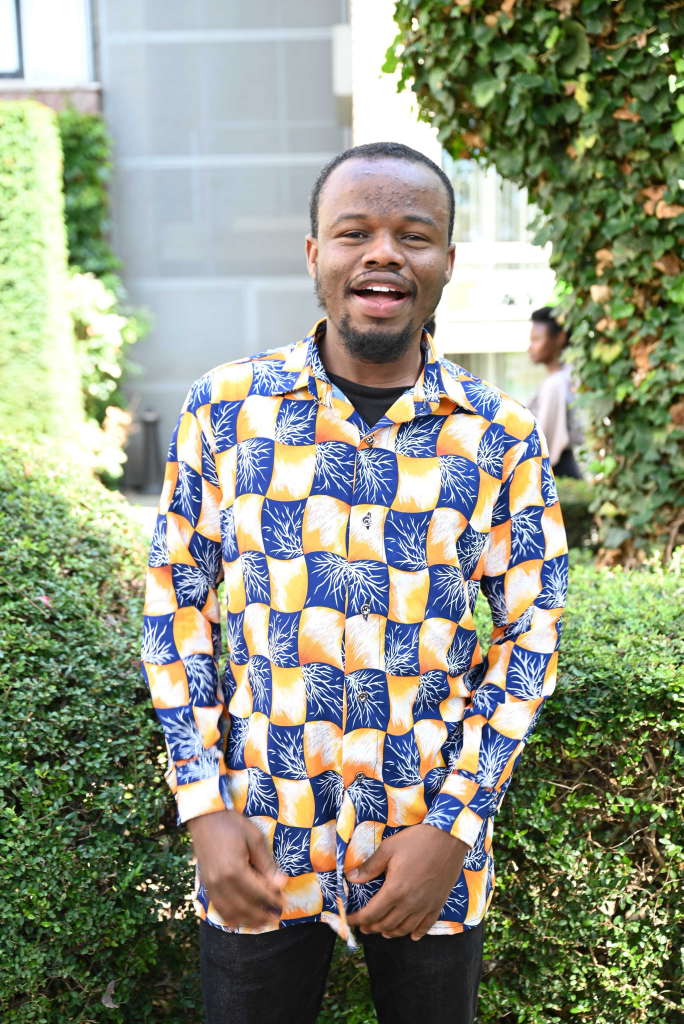
#> input picture me.jpg, 3417 x 5120 px, found by its file name (shown at 1/5 size)
$ python hsv_color_space.py
#> lines starting #> are read from the running program, lines starting #| are printed output that depends on the picture; after the words box and inside, x2 and y2 are one past the last pixel; in counts of white or black regions, pixels touching at a corner belong together
import cv2 as cv
import os
import numpy as np
import matplotlib.pyplot as plt

def hsvColorSegmentation():
    # [4 lines of commented-out code are left out]
    resize = cv.imread("C:/Users/Administrator/Documents/vs_code/computer_vision/opencv_intro/opencv_intro/opencv_intro/me.jpg")
#> resize is the input picture: shape (5120, 3417, 3); mean B, G, R 129.9, 148.7, 142.4
    img = cv.resize(resize,(342,512))
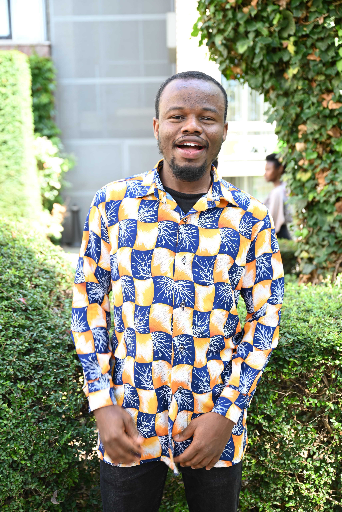
#> img: shape (512, 342, 3); mean B, G, R 129.9, 148.7, 142.4
    imgRBG = cv.cvtColor(img, cv.COLOR_BGR2GRAY)
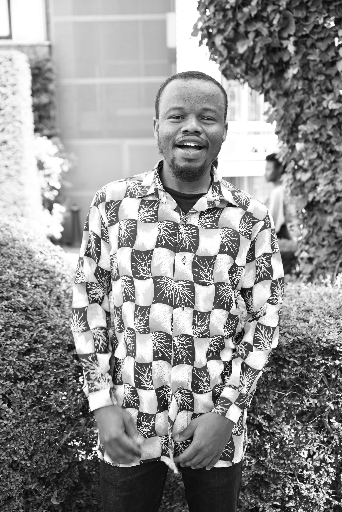
#> imgRBG: shape (512, 342); min 4, max 255, mean 144.6

    hsv = cv.cvtColor(img, cv.COLOR_BGR2HSV)
#> hsv: shape (512, 342, 3); mean H, S, V 55.2, 87.5, 163.6
    lowerBound = np.array([0,0,50])
    upperBound = np.array([50,120,100])
    mask = cv.inRange(hsv,lowerBound,upperBound)
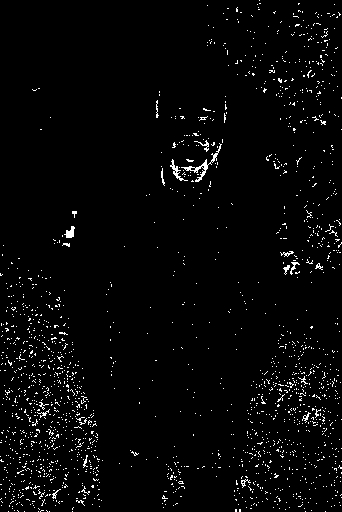
#> mask: shape (512, 342); 2.7% white in thin lines or dots

    cv.imshow('jiggy', mask)
    cv.waitKey(0)

    plt.figure()
    plt.imshow(imgRBG)
    plt.show()

    debug = 1

if __name__ =='__main__':
    hsvColorSegmentation()

$ run again, with 530610929_1078384944408029_1369117244780605595_n (1).jpg copied over me.jpg
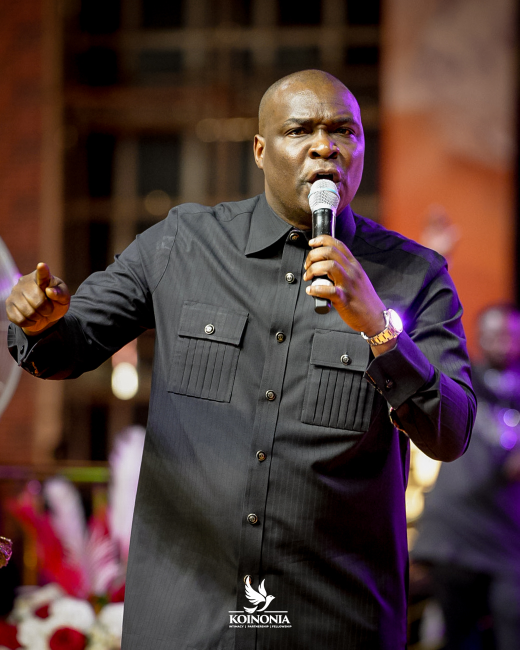
#> input picture 530610929_1078384944408029_1369117244780605595_n (1).jpg, 1039 x 1299 px, found by its file name (shown at 1/2 size)
#> in hsvColorSegmentation, resize is the input picture: shape (1299, 1039, 3); mean B, G, R 54.5, 57.6, 80.5
#> in hsvColorSegmentation, `imgRBG = cv.cvtColor(img, cv.COLOR_BGR2GRAY)`:
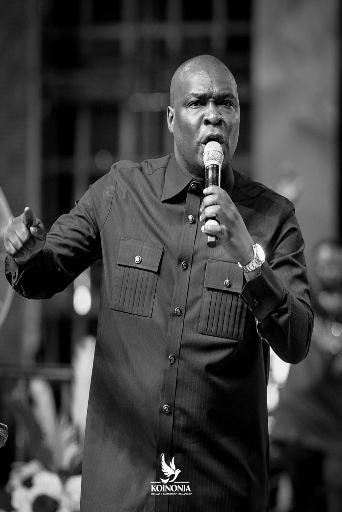
#> imgRBG: shape (512, 342); min 0, max 255, mean 64
#> hsv: shape (512, 342, 3); mean H, S, V 55.2, 115.2, 83.1
#> in hsvColorSegmentation, `mask = cv.inRange(hsv,lowerBound,upperBound)`:
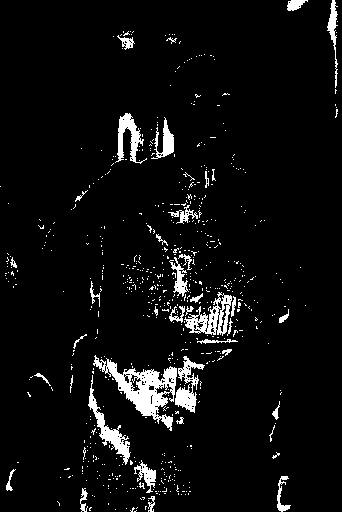
#> mask: shape (512, 342); 5.5% white; 657 white regions (616 under 20 px), largest, box (x1, y1, x2, y2) and area: (93, 355, 177, 431) 2066, (184, 292, 232, 336) 848, (88, 375, 131, 465) 784

$ run again, with 536283686_1087082003538323_3867098083816194939_n.jpg copied over me.jpg
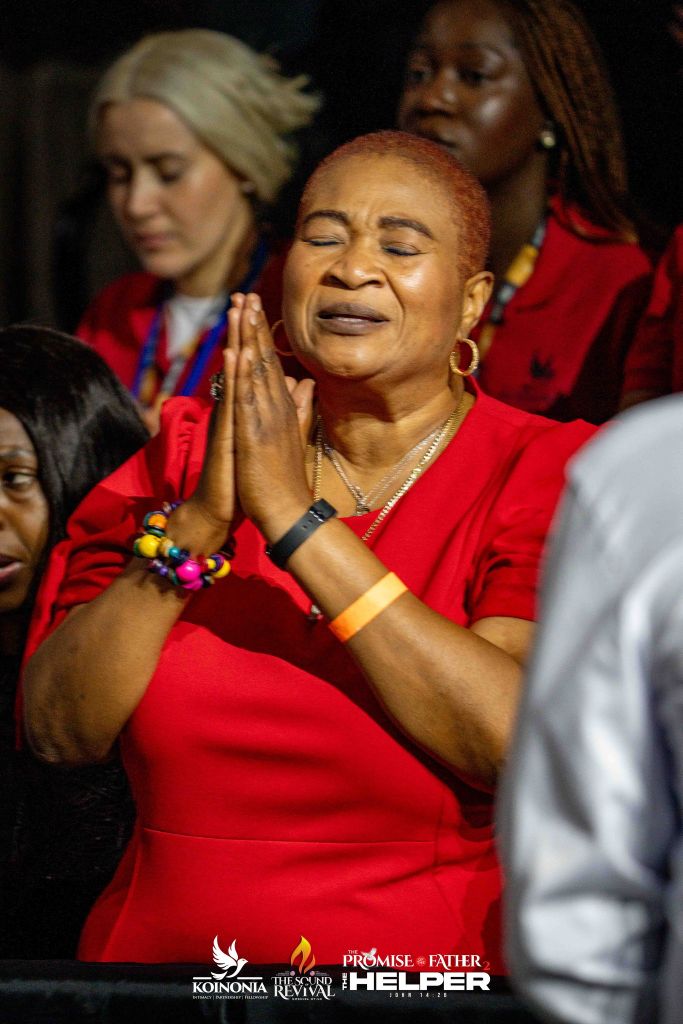
#> input picture 536283686_1087082003538323_3867098083816194939_n.jpg, 1365 x 2048 px, found by its file name (shown at 1/2 size)
#> in hsvColorSegmentation, resize is the input picture: shape (2048, 1365, 3); mean B, G, R 44.1, 52.4, 110.5
#> in hsvColorSegmentation, `imgRBG = cv.cvtColor(img, cv.COLOR_BGR2GRAY)`:
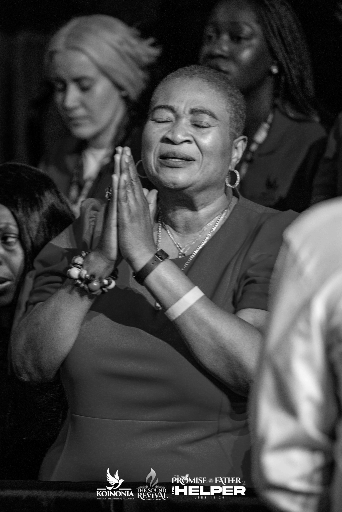
#> imgRBG: shape (512, 342); min 0, max 255, mean 68.8
#> hsv: shape (512, 342, 3); mean H, S, V 72, 151.5, 112.3
#> in hsvColorSegmentation, `mask = cv.inRange(hsv,lowerBound,upperBound)`:
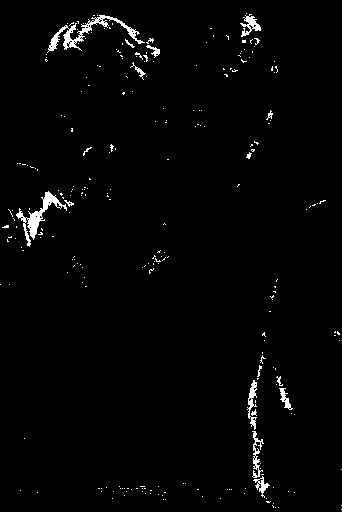
#> mask: shape (512, 342); 1.8% white; 255 white regions (237 under 20 px), largest, box (x1, y1, x2, y2) and area: (47, 15, 145, 53) 737, (16, 191, 67, 247) 612, (247, 380, 257, 430) 212
